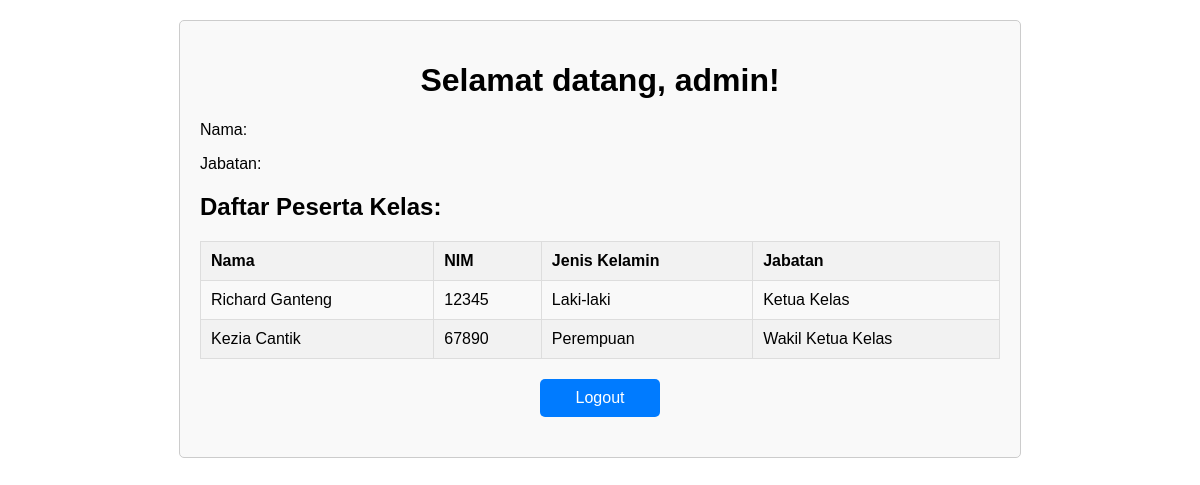
Screenshot of /home.php (signed in) with the database file from the repository.
### tables this page shows
CREATE TABLE `participants` (
  `id` int(11) NOT NULL,
  `nama` varchar(100) NOT NULL,
  `nim` varchar(20) NOT NULL,
  `jenis_kelamin` enum('Laki-laki','Perempuan') NOT NULL,
  `jabatan` varchar(100) NOT NULL
);

### home.php (the view, shortened to what this page needs)
<?php
include_once "koneksi.php";
$username = $_SESSION["username"];
$nama = $_SESSION["nama"];
$jabatan = $_SESSION["jabatan"];
$stmt = $conn->prepare("SELECT * FROM participants");
$stmt->execute();
$result = $stmt->get_result();
$participants = $result->fetch_all(MYSQLI_ASSOC);
?>
<!DOCTYPE html>
<html lang="en">
<head>
</head>
<body>
    <div class="container">
        <h1>Selamat datang, <?php echo $username; ?>!</h1>
        <p class="card-text">Nama: <?php echo $nama; ?></p>
        <p class="card-text">Jabatan: <?php echo $jabatan; ?></p>
        <h2>Daftar Peserta Kelas:</h2>
        <table>
            <thead>
                <tr>
                    <th>Nama</th>
                    <th>NIM</th>
                    <th>Jenis Kelamin</th>
                    <th>Jabatan</th>
                </tr>
            </thead>
            <tbody>
                <?php foreach ($participants as $participant) : ?>
                    <tr>
                        <td><?php echo $participant['nama']; ?></td>
                        <td><?php echo $participant['nim']; ?></td>
                        <td><?php echo $participant['jenis_kelamin']; ?></td>
                        <td><?php echo $participant['jabatan']; ?></td>
                    </tr>
                <?php endforeach; ?>
            </tbody>
        </table>
        <a href="logout.php" class="logout-btn">Logout</a>
    </div>
</body>
</html>

### home.php (style rules this page uses)
body { font-family: Arial, sans-serif; margin: 0; padding: 0; }
.container { max-width: 800px; margin: 20px auto; padding: 20px; border: 1px solid #ccc; border-radius: 5px; background-color: #f9f9f9; }
h1 { text-align: center; }
table { width: 100%; border-collapse: collapse; margin-top: 20px; }
th, td { padding: 10px; border: 1px solid #ddd; text-align: left; }
th { background-color: #f2f2f2; }
tr:nth-child(even) { background-color: #f2f2f2; }
.logout-btn { display: block; width: 100px; margin: 20px auto; padding: 10px; text-align: center; background-color: #007bff; color: #fff; text-decoration: none; border-radius: 5px; }

### rows the page displays
participants: nama "Richard Ganteng", nim "12345", jenis_kelamin "Laki-laki", jabatan "Ketua Kelas"
participants: nama "Kezia Cantik", nim "67890", jenis_kelamin "Perempuan", jabatan "Wakil Ketua Kelas"

### other values shown
$username "admin"
